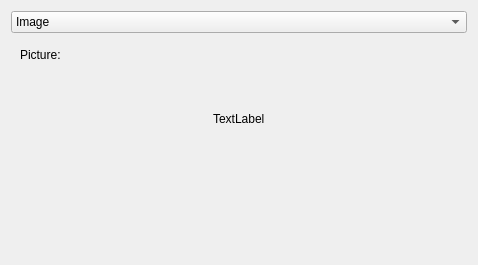
<?xml version="1.0" encoding="UTF-8"?>
<ui version="4.0">
 <class>ImageSettings</class>
 <widget class="QWidget" name="ImageSettings">
  <property name="geometry">
   <rect>
    <x>0</x>
    <y>0</y>
    <width>462</width>
    <height>265</height>
   </rect>
  </property>
  <property name="styleSheet">
   <string notr="true"/>
  </property>
  <layout class="QVBoxLayout" name="verticalLayout_3">
   <item>
    <widget class="KComboBox" name="pictureComboBox">
     <item>
      <property name="text">
       <string>Image</string>
      </property>
     </item>
     <item>
      <property name="text">
       <string>Slideshow</string>
      </property>
     </item>
     <item>
      <property name="text">
       <string>Picture of the day</string>
      </property>
     </item>
    </widget>
   </item>
   <item>
    <widget class="QStackedWidget" name="stackedWidget">
     <property name="sizePolicy">
      <sizepolicy hsizetype="Preferred" vsizetype="Preferred">
       <horstretch>0</horstretch>
       <verstretch>0</verstretch>
      </sizepolicy>
     </property>
     <property name="currentIndex">
      <number>0</number>
     </property>
     <widget class="QWidget" name="page">
      <layout class="QVBoxLayout" name="verticalLayout_4">
       <item>
        <layout class="QHBoxLayout">
         <item>
          <widget class="QLabel" name="picLabel">
           <property name="text">
            <string>Picture:</string>
           </property>
          </widget>
         </item>
         <item>
          <widget class="KUrlComboRequester" name="picRequester">
           <property name="sizePolicy">
            <sizepolicy hsizetype="Expanding" vsizetype="Preferred">
             <horstretch>0</horstretch>
             <verstretch>0</verstretch>
            </sizepolicy>
           </property>
           <property name="acceptDrops">
            <bool>true</bool>
           </property>
           <property name="filter">
            <string>*.png *.jpeg *.jpg *.svg *.svgz</string>
           </property>
           <property name="fileDialogModality">
            <enum>Qt::NonModal</enum>
           </property>
          </widget>
         </item>
        </layout>
       </item>
       <item>
        <layout class="QHBoxLayout">
         <item>
          <spacer>
           <property name="orientation">
            <enum>Qt::Horizontal</enum>
           </property>
           <property name="sizeType">
            <enum>QSizePolicy::MinimumExpanding</enum>
           </property>
           <property name="sizeHint" stdset="0">
            <size>
             <width>40</width>
             <height>91</height>
            </size>
           </property>
          </spacer>
         </item>
         <item>
          <widget class="QLabel" name="monitorLabel">
           <property name="text">
            <string comment="KDE::DoNotExtract">TextLabel</string>
           </property>
          </widget>
         </item>
         <item>
          <spacer>
           <property name="orientation">
            <enum>Qt::Horizontal</enum>
           </property>
           <property name="sizeType">
            <enum>QSizePolicy::MinimumExpanding</enum>
           </property>
           <property name="sizeHint" stdset="0">
            <size>
             <width>40</width>
             <height>101</height>
            </size>
           </property>
          </spacer>
         </item>
        </layout>
       </item>
       <item>
        <spacer>
         <property name="orientation">
          <enum>Qt::Vertical</enum>
         </property>
         <property name="sizeType">
          <enum>QSizePolicy::Expanding</enum>
         </property>
         <property name="sizeHint" stdset="0">
          <size>
           <width>438</width>
           <height>16</height>
          </size>
         </property>
        </spacer>
       </item>
      </layout>
     </widget>
     <widget class="QWidget" name="page_3">
      <layout class="QVBoxLayout" name="verticalLayout">
       <item>
        <layout class="QHBoxLayout" name="horizontalLayout">
         <item>
          <layout class="QHBoxLayout">
           <item>
            <widget class="KListWidget" name="slideShowDirList">
             <property name="sizePolicy">
              <sizepolicy hsizetype="Expanding" vsizetype="Preferred">
               <horstretch>0</horstretch>
               <verstretch>0</verstretch>
              </sizepolicy>
             </property>
            </widget>
           </item>
           <item>
            <layout class="QVBoxLayout">
             <item>
              <widget class="KPushButton" name="addDirButton">
               <property name="text">
                <string>&amp;Add Folder...</string>
               </property>
              </widget>
             </item>
             <item>
              <widget class="KPushButton" name="removeDirButton">
               <property name="enabled">
                <bool>false</bool>
               </property>
               <property name="text">
                <string>&amp;Remove Folder</string>
               </property>
              </widget>
             </item>
             <item>
              <spacer>
               <property name="orientation">
                <enum>Qt::Vertical</enum>
               </property>
               <property name="sizeType">
                <enum>QSizePolicy::Expanding</enum>
               </property>
               <property name="sizeHint" stdset="0">
                <size>
                 <width>20</width>
                 <height>40</height>
                </size>
               </property>
              </spacer>
             </item>
            </layout>
           </item>
          </layout>
         </item>
        </layout>
       </item>
       <item>
        <widget class="Line" name="line">
         <property name="orientation">
          <enum>Qt::Horizontal</enum>
         </property>
        </widget>
       </item>
       <item>
        <layout class="QGridLayout" name="gridLayout">
         <item row="0" column="0">
          <widget class="QLabel" name="label">
           <property name="text">
            <string>Include Subfolders:</string>
           </property>
           <property name="alignment">
            <set>Qt::AlignRight|Qt::AlignTrailing|Qt::AlignVCenter</set>
           </property>
           <property name="buddy">
            <cstring>recursiveCheckBox</cstring>
           </property>
          </widget>
         </item>
         <item row="0" column="1">
          <widget class="QCheckBox" name="recursiveCheckBox">
           <property name="text">
            <string/>
           </property>
          </widget>
         </item>
         <item row="1" column="0">
          <widget class="QLabel" name="label_3">
           <property name="text">
            <string>Randomize:</string>
           </property>
           <property name="alignment">
            <set>Qt::AlignRight|Qt::AlignTrailing|Qt::AlignVCenter</set>
           </property>
           <property name="buddy">
            <cstring>randomCheckBox</cstring>
           </property>
          </widget>
         </item>
         <item row="1" column="1">
          <widget class="QCheckBox" name="randomCheckBox">
           <property name="text">
            <string/>
           </property>
          </widget>
         </item>
         <item row="2" column="0">
          <widget class="QLabel" name="label_2">
           <property name="text">
            <string>Change images every:</string>
           </property>
           <property name="alignment">
            <set>Qt::AlignRight|Qt::AlignTrailing|Qt::AlignVCenter</set>
           </property>
          </widget>
         </item>
         <item row="2" column="1">
          <widget class="QTimeEdit" name="slideShowDelay">
           <property name="dateTime">
            <datetime>
             <hour>0</hour>
             <minute>0</minute>
             <second>0</second>
             <year>2000</year>
             <month>1</month>
             <day>1</day>
            </datetime>
           </property>
           <property name="currentSection">
            <enum>QDateTimeEdit::HourSection</enum>
           </property>
           <property name="displayFormat">
            <string comment="(qtdt-format) Please do not change the quotes (') and translate only the content of the quotes.">hh 'Hours' mm 'Mins' ss 'Secs'</string>
           </property>
           <property name="time">
            <time>
             <hour>0</hour>
             <minute>0</minute>
             <second>0</second>
            </time>
           </property>
          </widget>
         </item>
         <item row="2" column="2">
          <spacer>
           <property name="orientation">
            <enum>Qt::Horizontal</enum>
           </property>
           <property name="sizeHint" stdset="0">
            <size>
             <width>40</width>
             <height>20</height>
            </size>
           </property>
          </spacer>
         </item>
        </layout>
       </item>
      </layout>
     </widget>
     <widget class="QWidget" name="page_2">
      <layout class="QVBoxLayout" name="verticalLayout_2">
       <item>
        <widget class="QLabel" name="selectPoTDlabel">
         <property name="text">
          <string>Select Picture of the day source:</string>
         </property>
        </widget>
       </item>
       <item>
        <widget class="KComboBox" name="potdComboBox"/>
       </item>
       <item>
        <spacer name="verticalSpacer">
         <property name="orientation">
          <enum>Qt::Vertical</enum>
         </property>
         <property name="sizeHint" stdset="0">
          <size>
           <width>20</width>
           <height>68</height>
          </size>
         </property>
        </spacer>
       </item>
      </layout>
     </widget>
    </widget>
   </item>
  </layout>
 </widget>
 <customwidgets>
  <customwidget>
   <class>KUrlRequester</class>
   <extends>QFrame</extends>
   <header>kurlrequester.h</header>
  </customwidget>
  <customwidget>
   <class>KListWidget</class>
   <extends>QListWidget</extends>
   <header>klistwidget.h</header>
  </customwidget>
  <customwidget>
   <class>KPushButton</class>
   <extends>QPushButton</extends>
   <header>kpushbutton.h</header>
  </customwidget>
  <customwidget>
   <class>KUrlComboRequester</class>
   <extends>KUrlRequester</extends>
   <header>kurlrequester.h</header>
   <container>1</container>
  </customwidget>
  <customwidget>
   <class>KComboBox</class>
   <extends>QComboBox</extends>
   <header>kcombobox.h</header>
  </customwidget>
 </customwidgets>
 <resources/>
 <connections>
  <connection>
   <sender>pictureComboBox</sender>
   <signal>currentIndexChanged(int)</signal>
   <receiver>stackedWidget</receiver>
   <slot>setCurrentIndex(int)</slot>
   <hints>
    <hint type="sourcelabel">
     <x>184</x>
     <y>220</y>
    </hint>
    <hint type="destinationlabel">
     <x>184</x>
     <y>264</y>
    </hint>
   </hints>
  </connection>
 </connections>
</ui>
